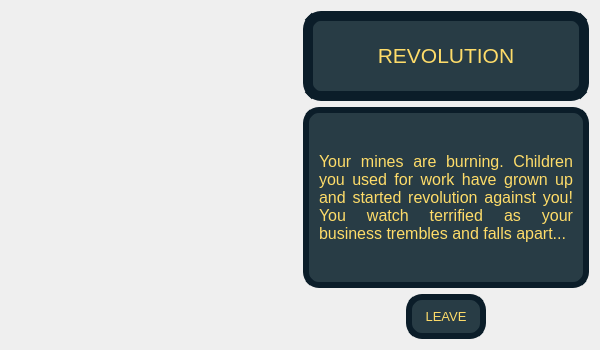
<?xml version="1.0" encoding="UTF-8"?>
<ui version="4.0">
 <class>BadEnding</class>
 <widget class="QDialog" name="BadEnding">
  <property name="geometry">
   <rect>
    <x>0</x>
    <y>0</y>
    <width>600</width>
    <height>350</height>
   </rect>
  </property>
  <property name="minimumSize">
   <size>
    <width>600</width>
    <height>350</height>
   </size>
  </property>
  <property name="maximumSize">
   <size>
    <width>1200</width>
    <height>700</height>
   </size>
  </property>
  <property name="windowTitle">
   <string>Dialog</string>
  </property>
  <property name="styleSheet">
   <string notr="true">#BadEnding {
border-image: url(:/images/resources/Other/TitleScreenBackground.png) 0 0 0 0 stretch stretch;
}
#label_2 {
border-style: solid;
border-width: 10px;
border-color: rgb(11,29,41);
border-radius: 18px;
background-color: rgb(40,60,69);
color: rgb(254,220,105);
font-size: 16pt;
}
#label_3 {
border-style: solid;
border-width: 6px;
border-color: rgb(11,29,41);
border-radius: 16px;
background-color: rgb(40,60,69);
color: rgb(254,220,105);
font-size: 12pt;
padding: 10px;
} 
#pushButton {
border-style: solid;
border-radius: 16px;
border-width: 6px;
border-color: rgb(11,29,41);
background-color: rgb(40,60,69);
color: rgb(254,220,105);
font-size: 10pt;
}
#pushButton:hover {
background-color: rgb(11,29,41);
}                           </string>
  </property>
  <layout class="QHBoxLayout" name="horizontalLayout_2" stretch="1,1">
   <item>
    <widget class="QLabel" name="label">
     <property name="styleSheet">
      <string notr="true">border-image: url(:/images/resources/Other/Failure.png) 0 0 0 0 stretch stretch;</string>
     </property>
     <property name="text">
      <string/>
     </property>
    </widget>
   </item>
   <item>
    <layout class="QVBoxLayout" name="verticalLayout" stretch="2,4,1">
     <item>
      <widget class="QLabel" name="label_2">
       <property name="text">
        <string>&lt;html&gt;&lt;head/&gt;&lt;body&gt;&lt;p&gt;REVOLUTION&lt;/p&gt;&lt;/body&gt;&lt;/html&gt;</string>
       </property>
       <property name="alignment">
        <set>Qt::AlignCenter</set>
       </property>
      </widget>
     </item>
     <item>
      <widget class="QLabel" name="label_3">
       <property name="text">
        <string>&lt;html&gt;&lt;head/&gt;&lt;body&gt;&lt;p&gt;Your mines are burning. Children you used for work have grown up and started revolution against you! You watch terrified as your business trembles and falls apart...&lt;/p&gt;&lt;/body&gt;&lt;/html&gt;</string>
       </property>
       <property name="alignment">
        <set>Qt::AlignJustify|Qt::AlignVCenter</set>
       </property>
       <property name="wordWrap">
        <bool>true</bool>
       </property>
      </widget>
     </item>
     <item>
      <layout class="QHBoxLayout" name="horizontalLayout">
       <item>
        <spacer name="horizontalSpacer">
         <property name="orientation">
          <enum>Qt::Horizontal</enum>
         </property>
         <property name="sizeHint" stdset="0">
          <size>
           <width>40</width>
           <height>20</height>
          </size>
         </property>
        </spacer>
       </item>
       <item>
        <widget class="QPushButton" name="pushButton">
         <property name="minimumSize">
          <size>
           <width>80</width>
           <height>30</height>
          </size>
         </property>
         <property name="maximumSize">
          <size>
           <width>120</width>
           <height>45</height>
          </size>
         </property>
         <property name="text">
          <string>LEAVE</string>
         </property>
        </widget>
       </item>
       <item>
        <spacer name="horizontalSpacer_2">
         <property name="orientation">
          <enum>Qt::Horizontal</enum>
         </property>
         <property name="sizeHint" stdset="0">
          <size>
           <width>40</width>
           <height>20</height>
          </size>
         </property>
        </spacer>
       </item>
      </layout>
     </item>
    </layout>
   </item>
  </layout>
 </widget>
 <resources/>
 <connections/>
</ui>
